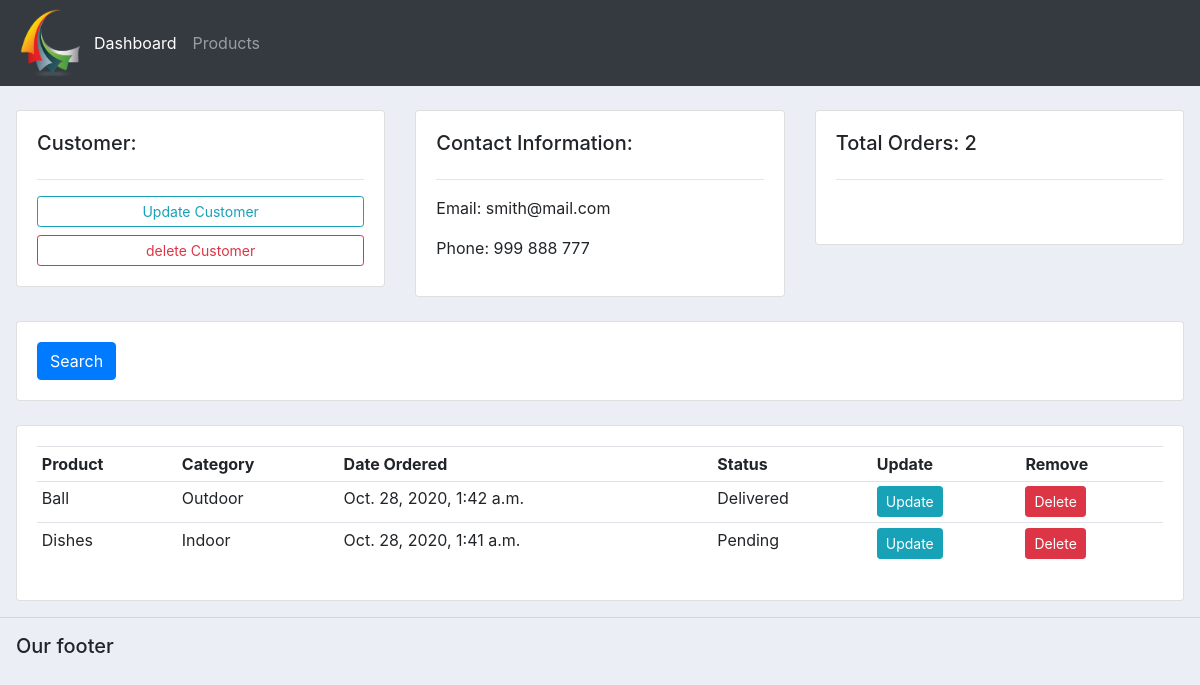
Page /customers/3/ on the earlier database version.
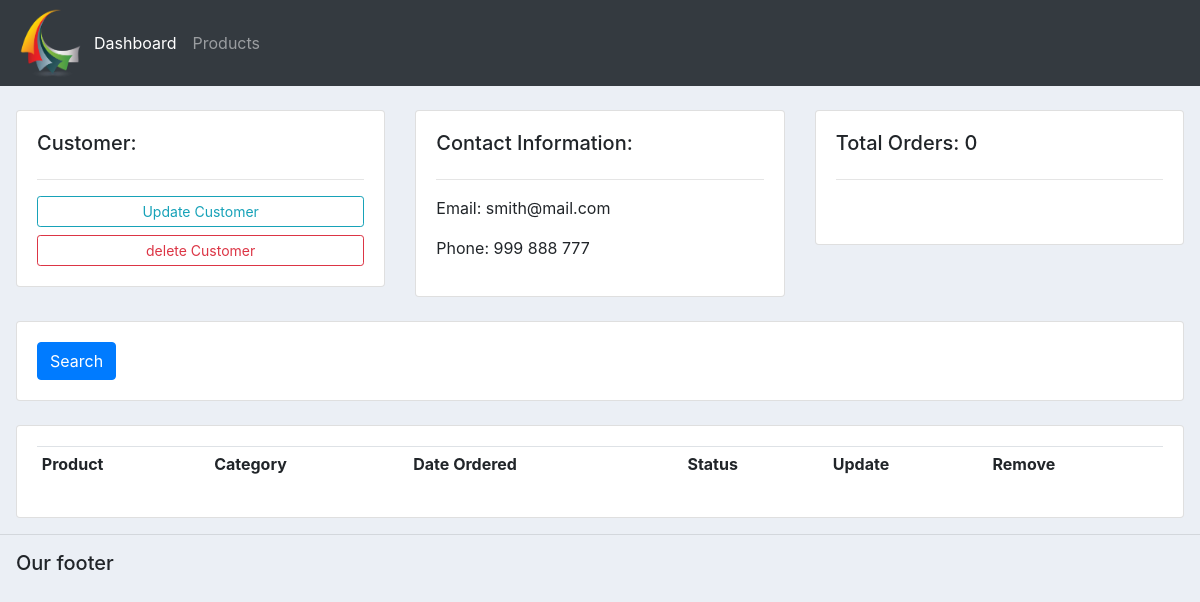
Same page on the later database version.
### accounts/models.py (models this page shows, shortened)
class Order(models.Model):
    STATUS = (  ('Pending', 'Pending'),
                ('Out for Delivery', 'Out for Delivery'),
                ('Delivered', 'Delivered')
             )
    customer = models.ForeignKey(Customer, null=True, on_delete=models.SET_NULL)
    product = models.ForeignKey(Product, null=True, on_delete=models.SET_NULL)
    date_created = models.DateTimeField(auto_now_add=True, null=True)
    status = models.CharField(max_length=200, null=True, choices=STATUS)

class Product(models.Model):
    CATEGORY = (    ('Indoor', 'Indoor'),
                    ('Outdoor', 'Outdoor')
               )
    name = models.CharField(max_length=200, null=True)
    price = models.CharField(max_length=200, null=True)
    category = models.CharField(max_length=200, null=True, choices=CATEGORY)
    description = models.CharField(max_length=200, null=True, blank=True)
    date_created = models.DateTimeField(auto_now_add=True, null=True)
    tags = models.ManyToManyField(Tag)

### accounts/views.py (the view)
# urls.py: path('customers/<str:pk_test>/', views.customers, name='customers'),
def customers(request, pk_test):
    customer = Customer.objects.get(id=pk_test)
    orders = customer.order_set.all()
    total_orders = orders.count()
    context = {'customer':customer, 'orders':orders, 'total_orders':total_orders}
    return render(request, 'accounts/customers.html', context)

### accounts/templates/accounts/customers.html
{% extends 'accounts/main.html' %}
{% block content %}
<br>
<div class="row pl-3 pr-3">
  <div class="col-md">
    <div class="card card-body">
      <h5>Customer:</h5>
      <hr>
      <a class="btn btn-outline-info btn-sm btn-block" href="">
        Update Customer
      </a>
      <a class="btn btn-outline-danger btn-sm btn-block" href="">
        delete Customer
      </a>
    </div>
  </div>
  <div class="col-md">
    <div class="card card-body">
      <h5>Contact Information:</h5>
      <hr>
      <p>Email: {{customer.email}}</p>
      <p>Phone: {{customer.phone}}</p>
    </div>
  </div>
  <div class="col-md">
    <div class="card card-body">
      <h5>Total Orders: {{total_orders}}</h5>
      <hr>
      <h1 style="text-align: center; padding: 10px"></h1>
    </div>
  </div>
</div>
<br>
<div class="row pl-3 pr-3">
  <div class="col">
    <div class="card card-body">
      <form class="get">
        <button class="btn btn-primary" type="submit">Search</button>
      </form>
    </div>
  </div>
</div>
<br>
<div class="row pl-3 pr-3">
  <div class="col-md">
    <div class="card card-body">
      <table class="table table-sm">
        <tr>
          <th>Product</th>
          <th>Category</th>
          <th>Date Ordered</th>
          <th>Status</th>
          <th>Update</th>
          <th>Remove</th>
        </tr>
        {% for order in orders %}
        <tr>
          <td>{{order.product.name}}</td>
          <td>{{order.product.category}}</td>
          <td>{{order.product.date_created}}</td>
          <td>{{order.status}}</td>
          <td><a class="btn btn-sm btn-info" href="{% url 'update_order' order.id %}">Update</a></td>
          <td><a class="btn btn-sm btn-danger" href="{% url 'delete_order' order.id %}">Delete</a></td>
        </tr>
        {% endfor %}
      </table>
    </div>
  </div>
</div>
{% endblock %}

Differences in the rows shown:
removed Order: product.name "Ball", product.category "Outdoor", product.date_created "Oct. 28, 2020, 1:42 a.m.", status "Delivered"
removed Order: product.name "Dishes", product.category "Indoor", product.date_created "Oct. 28, 2020, 1:41 a.m.", status "Pending"
Other differences:
{{ total_orders }}: "2" → "0"
